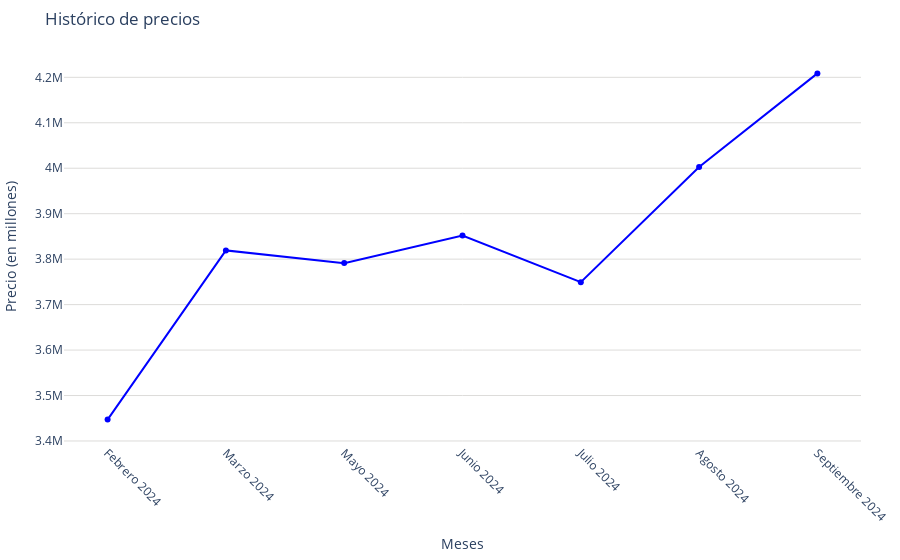

The cell this chart's notebook holds for it:
### Code cell
fig = go.Figure()
fig.add_trace(go.Scatter(x=meses, y=precios, mode='lines+markers', line=dict(color='blue')))

# Asignar rangos en el eje Y
y_ticks = [0,4000]  

# Actualizar el diseño del gráfico
fig.update_layout(
    title='Histórico de precios ',#(2024)
    xaxis_title='Meses',
    yaxis_title='Precio (en millones)',
    xaxis=dict(tickangle=45),
    yaxis=dict(gridcolor='#dddcda', 
               #range=[2.6, 3.4], 
               #dtick=1  # Espaciado de 0.1 millones en el eje Y
               #tickvals=y_ticks, 
               #ticktext=[f'{int(val/1000)} millones' for val in y_ticks]
               ),
    plot_bgcolor='rgba(0,0,0,0)',
    margin=dict(l=10, r=10, t=50, b=10)
)
fig.show()

### Figure 1 — Plotly figure (JSON) as saved in the notebook; plotly's stock layout.template omitted (floating-point values rounded to 4 significant figures)
{"data": [{"line": {"color": "blue"}, "mode": "lines+markers", "type": "scatter", "x": ["Febrero 2024", "Marzo 2024", "Mayo 2024", "Junio 2024", "Julio 2024", "Agosto 2024", "Septiembre 2024"], "y": [3447000.0, 3819000.0, 3791000.0, 3852000.0, 3749000.0, 4003000.0, 4209000.0]}], "layout": {"margin": {"b": 10, "l": 10, "r": 10, "t": 50}, "plot_bgcolor": "rgba(0,0,0,0)", "title": {"text": "Histórico de precios "}, "xaxis": {"tickangle": 45, "title": {"text": "Meses"}}, "yaxis": {"gridcolor": "#dddcda", "title": {"text": "Precio (en millones)"}}}}
